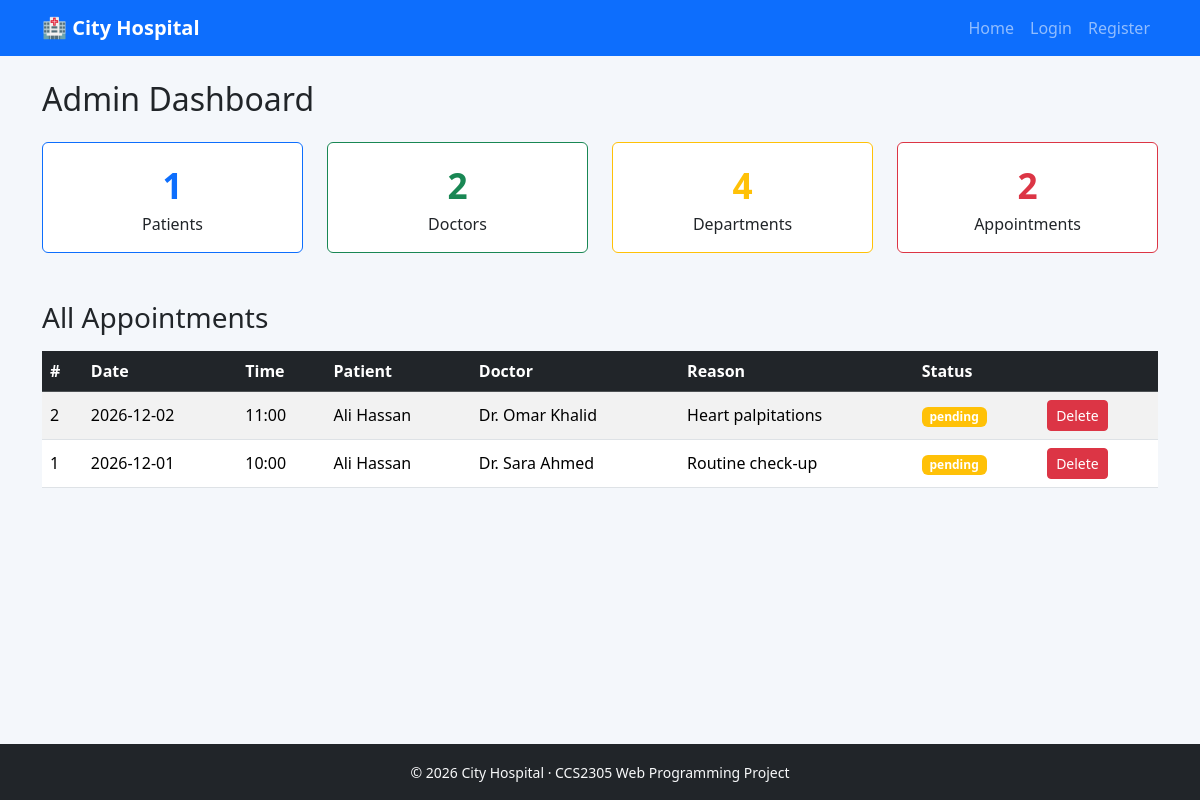
The page /admin_dashboard.php on the database its author committed.
### tables this page shows
CREATE TABLE appointments (
    id               INT AUTO_INCREMENT PRIMARY KEY,
    patient_id       INT NOT NULL,
    doctor_id        INT NOT NULL,
    appointment_date DATE NOT NULL,
    appointment_time TIME NOT NULL,
    reason           VARCHAR(255) NOT NULL,
    status           ENUM('pending', 'confirmed', 'completed', 'cancelled') NOT NULL DEFAULT 'pending',
    doctor_notes     TEXT,
    created_at       TIMESTAMP DEFAULT CURRENT_TIMESTAMP,
    FOREIGN KEY (patient_id) REFERENCES users(id)   ON DELETE CASCADE,
    FOREIGN KEY (doctor_id)  REFERENCES doctors(id) ON DELETE CASCADE
);

CREATE TABLE users (
    id            INT AUTO_INCREMENT PRIMARY KEY,
    full_name     VARCHAR(100) NOT NULL,
    email         VARCHAR(100) NOT NULL UNIQUE,
    password      VARCHAR(255) NOT NULL,
    phone         VARCHAR(20),
    gender        ENUM('male', 'female'),
    date_of_birth DATE,
    role          ENUM('admin', 'doctor', 'patient') NOT NULL DEFAULT 'patient',
    created_at    TIMESTAMP DEFAULT CURRENT_TIMESTAMP
);

### admin_dashboard.php (the view, shortened to what this page needs)
<?php
require_once 'includes/db.php';
$count_patients     = $conn->query("SELECT COUNT(*) AS c FROM users WHERE role = 'patient'")->fetch_assoc()['c'];
$count_doctors      = $conn->query('SELECT COUNT(*) AS c FROM doctors')->fetch_assoc()['c'];
$count_departments  = $conn->query('SELECT COUNT(*) AS c FROM departments')->fetch_assoc()['c'];
$count_appointments = $conn->query('SELECT COUNT(*) AS c FROM appointments')->fetch_assoc()['c'];
$appointments = $conn->query(
    'SELECT a.id, a.appointment_date, a.appointment_time, a.reason, a.status,
            p.full_name  AS patient_name,
            du.full_name AS doctor_name
     FROM appointments a
     JOIN users p   ON a.patient_id = p.id
     JOIN doctors d ON a.doctor_id  = d.id
     JOIN users du  ON d.user_id    = du.id
     ORDER BY a.appointment_date DESC, a.appointment_time DESC'
);
$badge = [
    'pending'   => 'warning',
    'confirmed' => 'primary',
    'completed' => 'success',
    'cancelled' => 'secondary',
];
require 'includes/header.php';
?>
<h2 class="mb-4">Admin Dashboard</h2>
<div class="row g-4 mb-5 text-center">
    <div class="col-6 col-lg-3">
        <a href="admin_patients.php" class="text-decoration-none">
            <div class="card card-hover border-primary"><div class="card-body">
                <div class="stat-number text-primary"><?= $count_patients ?></div>Patients
            </div></div>
        </a>
    </div>
    <div class="col-6 col-lg-3">
        <a href="admin_doctors.php" class="text-decoration-none">
            <div class="card card-hover border-success"><div class="card-body">
                <div class="stat-number text-success"><?= $count_doctors ?></div>Doctors
            </div></div>
        </a>
    </div>
    <div class="col-6 col-lg-3">
        <a href="admin_departments.php" class="text-decoration-none">
            <div class="card card-hover border-warning"><div class="card-body">
                <div class="stat-number text-warning"><?= $count_departments ?></div>Departments
            </div></div>
        </a>
    </div>
    <div class="col-6 col-lg-3">
        <div class="card card-hover border-danger"><div class="card-body">
            <div class="stat-number text-danger"><?= $count_appointments ?></div>Appointments
        </div></div>
    </div>
</div>
<h3 class="mb-3">All Appointments</h3>
<?php if ($appointments->num_rows === 0): ?>
    <div class="alert alert-info">There are no appointments yet.</div>
<?php else: ?>
    <div class="table-responsive">
        <table class="table table-striped table-hover bg-white align-middle">
            <thead class="table-dark">
                <tr><th>#</th><th>Date</th><th>Time</th><th>Patient</th><th>Doctor</th><th>Reason</th><th>Status</th><th></th></tr>
            </thead>
            <tbody>
                <?php while ($row = $appointments->fetch_assoc()): ?>
                    <tr>
                        <td><?= $row['id'] ?></td>
                        <td><?= htmlspecialchars($row['appointment_date']) ?></td>
                        <td><?= substr($row['appointment_time'], 0, 5) ?></td>
                        <td><?= htmlspecialchars($row['patient_name']) ?></td>
                        <td><?= htmlspecialchars($row['doctor_name']) ?></td>
                        <td><?= htmlspecialchars($row['reason']) ?></td>
                        <td><span class="badge bg-<?= $badge[$row['status']] ?>"><?= $row['status'] ?></span></td>
                        <td>
                            <form method="POST" action="admin_dashboard.php" class="d-inline">
                                <button class="btn btn-sm btn-danger" type="submit">Delete</button>
                            </form>
                        </td>
                    </tr>
                <?php endwhile; ?>
            </tbody>
        </table>
    </div>
<?php endif; ?>
<?php require 'includes/footer.php'; ?>

### includes/header.php (shortened to what this page needs)
<?php
$role = $_SESSION['role'] ?? null;
$name = $_SESSION['full_name'] ?? '';
$current_page = basename($_SERVER['PHP_SELF']);
function nav_link($file, $label)
{
    global $current_page;
    $active = ($file === $current_page) ? ' active' : '';
    echo '<li class="nav-item"><a class="nav-link' . $active . '" href="' . $file . '">' . $label . '</a></li>';
}
?>
<!DOCTYPE html>
<html lang="en">
<head>
    <link href="https://cdn.jsdelivr.net/npm/bootstrap@5.3.3/dist/css/bootstrap.min.css" rel="stylesheet">
    <link href="css/style.css" rel="stylesheet">
</head>
<body class="d-flex flex-column min-vh-100">
<nav class="navbar navbar-expand-lg navbar-dark bg-primary">
    <div class="container">
        <a class="navbar-brand fw-bold" href="index.php">&#127973; City Hospital</a>
        <div class="collapse navbar-collapse" id="mainNav">
            <ul class="navbar-nav ms-auto">
                <?php
                if ($role) {
                    nav_link('profile.php', 'Profile');
                    nav_link('logout.php', 'Logout (' . htmlspecialchars($name) . ')');
                } else {
                    nav_link('index.php', 'Home');
                }
                ?>
            </ul>
        </div>
    </div>
</nav>
<main class="container py-4 flex-grow-1">

### includes/footer.php (shortened to what this page needs)
</main>
<footer class="bg-dark text-light text-center py-3 mt-auto">
    <small>&copy; <?= date('Y') ?> City Hospital &middot; CCS2305 Web Programming Project</small>
</footer>
</body>
</html>

### css/style.css (style rules this page uses)
body { background-color: #f4f7fb; }
.card-hover { transition: transform 0.2s, box-shadow 0.2s; }
.stat-number { font-size: 2.2rem; font-weight: 700; }

### rows shown on the page
appointments: id "2", appointment_date "2026-12-02", appointment_time "11:00", patient.full_name "Ali Hassan", users.full_name "Dr. Omar Khalid", reason "Heart palpitations", status "pending"
appointments: id "1", appointment_date "2026-12-01", appointment_time "10:00", patient.full_name "Ali Hassan", users.full_name "Dr. Sara Ahmed", reason "Routine check-up", status "pending"

### other values the page prints
$label "Home Login Register"
$count_patients "1"
$count_doctors "2"
$count_departments "4"
$count_appointments "2"
